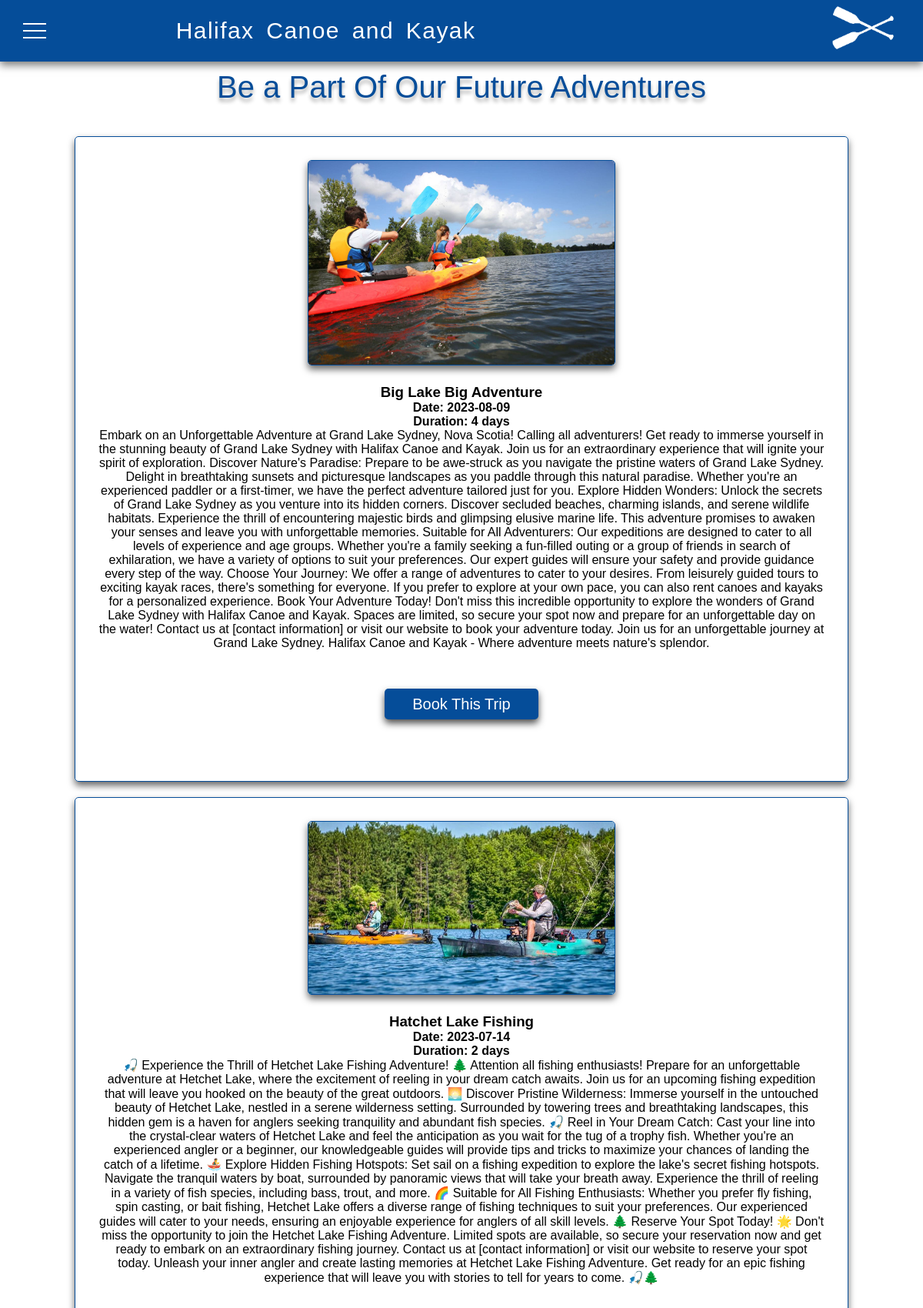
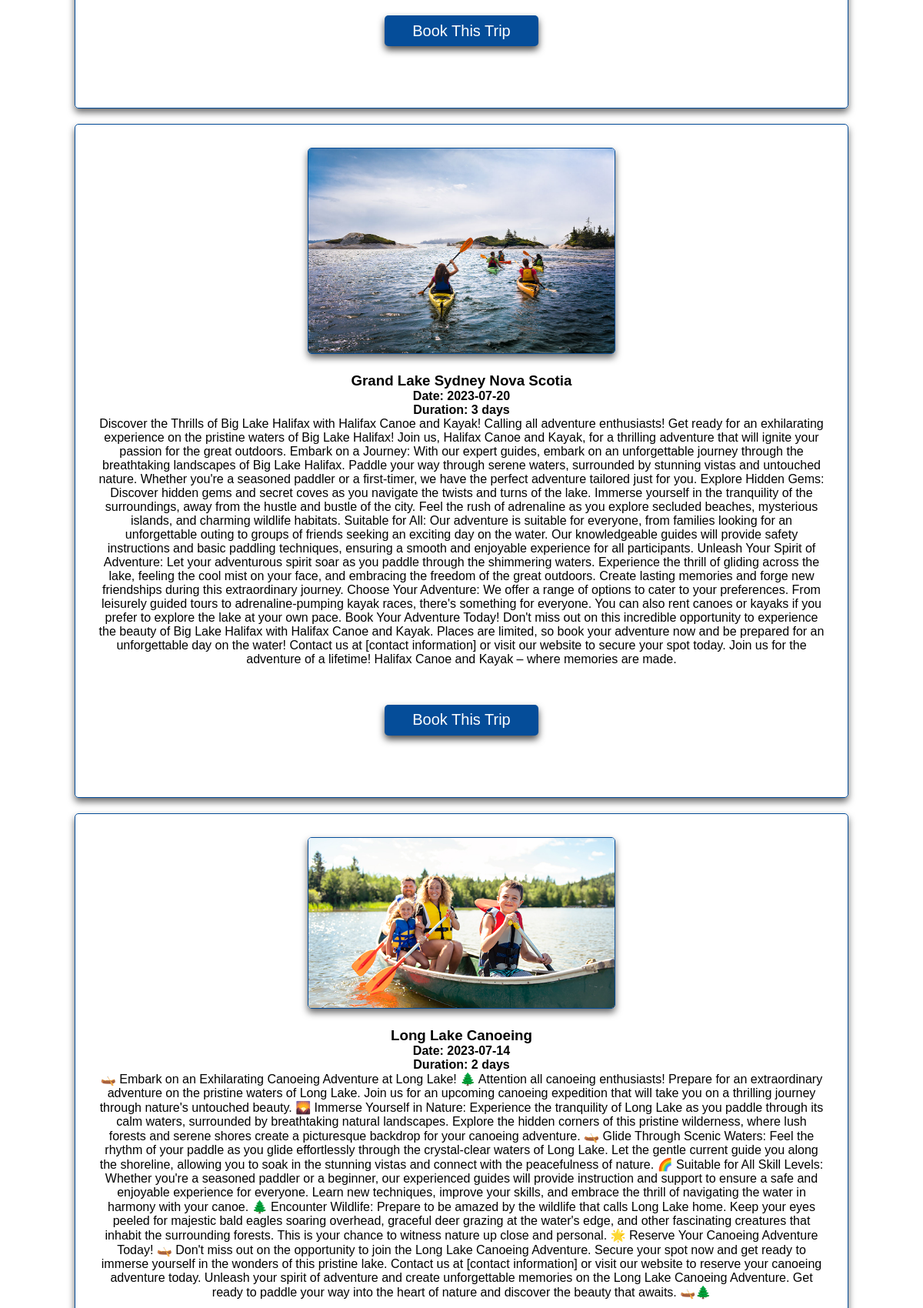
Screenshot of /all-adventures.php (upper part) with the database file from the repository (2 pictures, top to bottom).
### tables this page shows
CREATE TABLE `next_adventures` (
  `id` int(11) NOT NULL,
  `heading` varchar(255) DEFAULT NULL,
  `date` date DEFAULT NULL,
  `duration` int(3) DEFAULT NULL,
  `summary` text DEFAULT NULL,
  `avatar` varchar(500) DEFAULT NULL
);

### all-adventures.php (the view, shortened to what this page needs)
<?php
$query = "SELECT * FROM `next_adventures`";
$result = mysqli_query($connect, $query);
?>
<!DOCTYPE html>
<html lang="en">
<head>
	<link rel="stylesheet" href="./css/style.css">
</head>
<body>
	<div class="wrapper">
		<?php include('blocks/header.php'); ?>
		<div class="container">
			<div class="adv-container">
				<div class="next-adv-content">
					<div class="grid-title">
						<p>Be a Part Of Our Future Adventures</p>
					</div>
					<?php
					if (isset($_SESSION['adventure'])) {
						$adventures = $_SESSION['adventure'];
						foreach ($adventures as $index => $adventure) {
							echo '<div class="next-adv-block adv-post-' . $index . '">';
							echo '<img src="' . $adventure['avatar'] . '" width="400vw" alt="">';
							echo '<h3> ' . $adventure['heading'] . '</h3>';
							echo '<h4>Date: ' . $adventure['date'] . '</h4>';
							echo '<h4>Duration: ' . $adventure['duration'] . ' days</h4>';
							echo '<p> ' . $adventure['summary'] . '</p>';
							echo '<button class="bookthat"><a href="book-trip.php">Book This Trip</a></button>';
							echo '</div>';
						}
					} else {
						echo "No adventures found.";
					}
					?>
				</div>
			</div>
		</div>
	</div>
</body>
</html>

### css/style.css (style rules this page uses)
*, *:before, *:after { padding: 0; margin: 0; border: 0; box-sizing: border-box; }
a { text-decoration: none; }
html, body { height: 100%; font-family: Arial, Helvetica, sans-serif; }
.wrapper { min-height: 100%; display: flex; flex-direction: column; }
.adv-container { width: 100%; text-align: center; margin-bottom: 60px; }
.adv-container .bookthat { background: var(--main-color); border-radius: 5px; box-shadow: 0 5px 10px rgba(0, 0, 0, .7); text-transform: capitalize; font-size: 20px; cursor: pointer; width: 200px; height: 40px; margin: 50px 0; }
.adv-container .bookthat a { text-decoration: none; color: var(--white); }
.next-adv-content { width: 90%; margin: 8% 5% 40% 5%; display: grid; grid-template-columns: 1fr 1fr; grid-template-areas: "title title" "post-1 post-2"; }
.next-adv-block { border: 1px solid var(--main-color); border-radius: 5px; box-shadow: 0 5px 10px rgba(0, 0, 0, 0.6); padding: 20px; margin: 10px; padding: 30px; margin: 10px; }
.next-adv-block img { border: 1px solid var(--main-color); border-radius: 5px; box-shadow: 0 5px 10px rgba(0, 0, 0, 0.6); margin-bottom: 20px; }
.grid-title { grid-area: title; margin-bottom: 3%; color: var(--main-color); text-shadow: 0 5px 5px rgba(0, 0, 0, 0.3); font-size: 5vh; }
.adv-post-1 { grid-area: post-1; }
.adv-post-2 { grid-area: post-2; }
@media (max-width:1200px) { .next-adv-content { width: 90%; margin: 8% 5% 40% 5%; display: grid; grid-template-columns: 1fr; grid-template-areas: "title" "post-1" "post-2"; } }
@media (max-width:1200px) { .container { max-width: 1180px; margin: 0px auto; padding: 0 20px; } }
:root { --main-color: #054d99; --hover-color: #05990c; --white: #fff; }

### rows the page displays
next_adventures: avatar (picture), heading "Grand Lake Sydney Nova Scotia", date "2023-07-20", duration "3", summary "Discover the Thrills of Big Lake Halifax with Halifax Canoe and Kayak! Calling all adventure enthusiasts! Get ready for an exhilarating experience on the pristine waters of Big Lake Halifax! Join us, Halifax Canoe and Kayak, for a thrilling adventure that will ignite your passion for the great outdoors. Embark on a Journey: With our expert guides, embark on an unforgettable journey through the breathtaking landscapes of Big Lake Halifax. Paddle your way through serene waters, surrounded by stunning vistas and untouched nature. Whether you're a seasoned paddler or a first-timer, we have the perfect adventure tailored just for you. Explore Hidden Gems: Discover hidden gems and secret coves as…"
next_adventures: avatar (picture), heading "Big Lake Big Adventure", date "2023-08-09", duration "4", summary "Embark on an Unforgettable Adventure at Grand Lake Sydney, Nova Scotia! Calling all adventurers! Get ready to immerse yourself in the stunning beauty of Grand Lake Sydney with Halifax Canoe and Kayak. Join us for an extraordinary experience that will ignite your spirit of exploration. Discover Nature's Paradise: Prepare to be awe-struck as you navigate the pristine waters of Grand Lake Sydney. Delight in breathtaking sunsets and picturesque landscapes as you paddle through this natural paradise. Whether you're an experienced paddler or a first-timer, we have the perfect adventure tailored just for you. Explore Hidden Wonders: Unlock the secrets of Grand Lake Sydney as you venture into its…"
next_adventures: avatar (picture), heading "Hatchet Lake Fishing", date "2023-07-14", duration "2", summary "🎣 Experience the Thrill of Hetchet Lake Fishing Adventure! 🌲 Attention all fishing enthusiasts! Prepare for an unforgettable adventure at Hetchet Lake, where the excitement of reeling in your dream catch awaits. Join us for an upcoming fishing expedition that will leave you hooked on the beauty of the great outdoors. 🌅 Discover Pristine Wilderness: Immerse yourself in the untouched beauty of Hetchet Lake, nestled in a serene wilderness setting. Surrounded by towering trees and breathtaking landscapes, this hidden gem is a haven for anglers seeking tranquility and abundant fish species. 🎣 Reel in Your Dream Catch: Cast your line into the crystal-clear waters of Hetchet Lake and feel the…"
next_adventures: avatar (picture), heading "Long Lake Canoeing", date "2023-07-14", duration "2", summary "🛶 Embark on an Exhilarating Canoeing Adventure at Long Lake! 🌲 Attention all canoeing enthusiasts! Prepare for an extraordinary adventure on the pristine waters of Long Lake. Join us for an upcoming canoeing expedition that will take you on a thrilling journey through nature's untouched beauty. 🌄 Immerse Yourself in Nature: Experience the tranquility of Long Lake as you paddle through its calm waters, surrounded by breathtaking natural landscapes. Explore the hidden corners of this pristine wilderness, where lush forests and serene shores create a picturesque backdrop for your canoeing adventure. 🛶 Glide Through Scenic Waters: Feel the rhythm of your paddle as you glide effortlessly through…"
